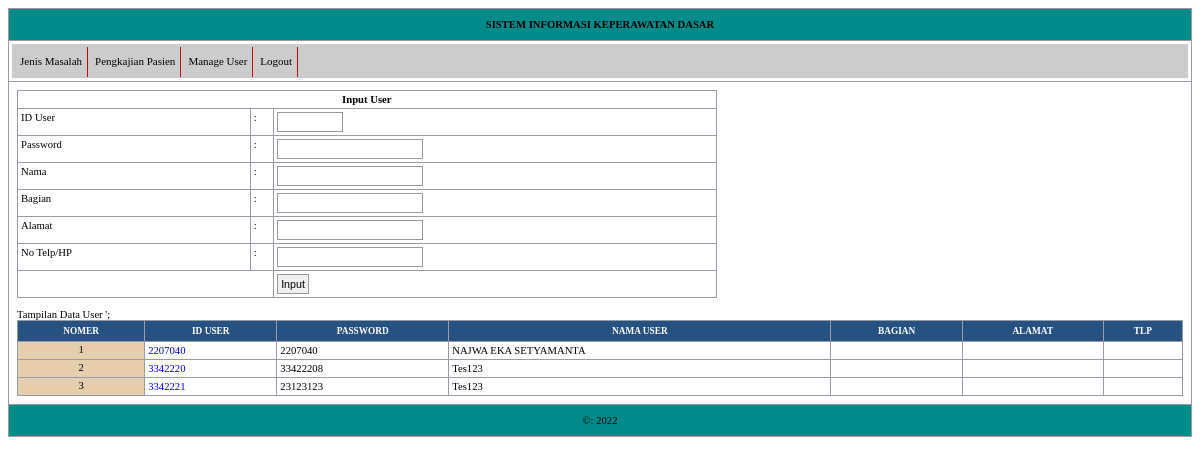
The page /home.php?p=7 (signed in) on the database its author committed.
### tables this page shows
CREATE TABLE `user` (
  `id_user` varchar(7) NOT NULL,
  `kata_sandi` varchar(50) NOT NULL,
  `nama` varchar(30) NOT NULL,
  `bagian` varchar(20) NOT NULL,
  `alamat` varchar(50) NOT NULL,
  `tlp` varchar(20) NOT NULL
);

### tampil_user.php (the view)
<?php require('koneksi.php'); ?>
<form action="?p=73" method="POST" name="Input">
	<table width="60%" border="1">
		<tr>
			<td colspan="3" align="center"><b> Input User</b></td>
		</tr>
		<tr><td width="20%">ID User</td>
		 	<td width="2%">:</td>
			<td width="38%"><input name="iduser" type="text" size="7" maxlength="7"></td>
		</tr>
		<tr><td >Password</td>
			<td >:</td>
			<td ><input type="text" name="password" ></td>
		</tr>
		<tr><td >Nama</td>
			<td >:</td>
			<td ><input type="text" name="nama" ></td>
		</tr>
		<tr><td >Bagian</td>
			<td >:</td>
			<td ><input type="text" name="bagian" ></td>
		<tr><td >Alamat</td>
			<td >:</td>
			<td ><input type="text" name="alamat" ></td>
		</tr>
		<tr><td >No Telp/HP</td>
			<td >:</td>
			<td ><input type="text" name="tlp" ></td>
		</tr>
		<tr><td colspan="2"></td>
			<td width="35%"><input type="submit" name="Input" value="Input"></td>
			</tr>
	</table>
</form>
Tampilan Data User
<table width="100%" border="1">
	<tr>
		<th>Nomer</th>
		<th>ID User</th>
		<th>Password</th>
		<th>Nama User</th>
		<th>Bagian</th>
		<th>Alamat</th>
		<th>Tlp</th>
	</tr>';
	<?php
	$nomer=0;
	$query=mysqli_query($conn,"SELECT *FROM `user` order by id_user asc" );
	while ($hasil=mysqli_fetch_assoc($query)) {
	$nomer++;
	echo "<tr>
			<td class='kotak_nomor'>$nomer</td>
			<td><a href='?p=71&user=$hasil[id_user]' style='TEXT-DECORATION: NONE'>$hasil[id_user]</td>
			<td>$hasil[kata_sandi]</td>
			<td>$hasil[nama]</td>
			<td>$hasil[bagian]</td>
			<td>$hasil[alamat]</td>
			<td>$hasil[tlp]</td>
		</tr>";
}
echo '</table>';
?>

### style.css (style rules this page uses)
table { font-family: Tahoma; font-size: 8pt; border: 1px solid #999999 ; border-collapse:collapse; }
input { padding:3px; border: 1px solid #999999; font-family: Tahoma, Geneva, sans-serif; font-size: 8pt; }
th { color: #FFFFFF; font-size: 7pt; text-transform: uppercase; text-align: center; padding:5px; border-width: 1px; border-style: solid; border-color: #969BA5; border-collapse: collapse; background-color: #265180; }
td { vertical-align: top; border: 1px solid #969BA5; padding: 3px; }
.kotak_nomor { background-color: #E5CDAE; padding: 2px; text-align: center; }

### rows shown on the page
user: id_user "2207040", kata_sandi "2207040", nama "NAJWA EKA SETYAMANTA"
user: id_user "3342220", kata_sandi "33422208", nama "Tes123"
user: id_user "3342221", kata_sandi "23123123", nama "Tes123"
